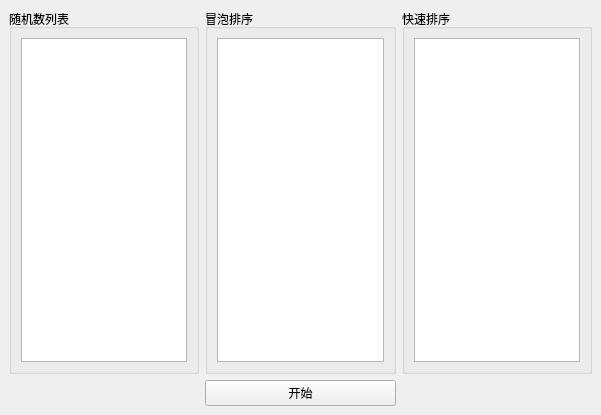
<?xml version="1.0" encoding="UTF-8"?>
<ui version="4.0">
 <class>MainWindow</class>
 <widget class="QMainWindow" name="MainWindow">
  <property name="geometry">
   <rect>
    <x>0</x>
    <y>0</y>
    <width>601</width>
    <height>415</height>
   </rect>
  </property>
  <property name="windowTitle">
   <string>MainWindow</string>
  </property>
  <widget class="QWidget" name="centralwidget">
   <layout class="QGridLayout" name="gridLayout">
    <item row="0" column="0">
     <widget class="QGroupBox" name="groupBox">
      <property name="title">
       <string>随机数列表</string>
      </property>
      <layout class="QGridLayout" name="gridLayout_2">
       <item row="0" column="0">
        <widget class="QListWidget" name="randomList"/>
       </item>
      </layout>
     </widget>
    </item>
    <item row="0" column="1">
     <widget class="QGroupBox" name="groupBox_2">
      <property name="title">
       <string>冒泡排序</string>
      </property>
      <layout class="QGridLayout" name="gridLayout_3">
       <item row="0" column="0">
        <widget class="QListWidget" name="bubbleList"/>
       </item>
      </layout>
     </widget>
    </item>
    <item row="0" column="2">
     <widget class="QGroupBox" name="groupBox_3">
      <property name="title">
       <string>快速排序</string>
      </property>
      <layout class="QGridLayout" name="gridLayout_4">
       <item row="0" column="0">
        <widget class="QListWidget" name="quickList"/>
       </item>
      </layout>
     </widget>
    </item>
    <item row="1" column="1">
     <widget class="QPushButton" name="start">
      <property name="text">
       <string>开始</string>
      </property>
     </widget>
    </item>
   </layout>
  </widget>
 </widget>
 <resources/>
 <connections/>
</ui>
